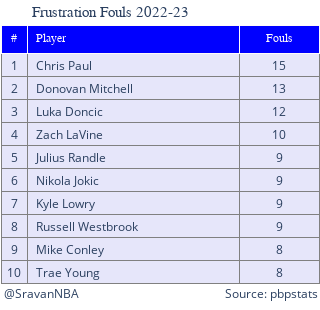

The cell this chart's notebook holds for it:
### Code cell
fig = plot_table(data_frust_plot,"Fouls",title="Frustration Fouls 2022-23",col_width=15)
fig.write_image(fig_DIR+f"frust_foul.png", scale=2)

### Figure 1 — Plotly figure (JSON) as saved in the notebook; plotly's stock layout.template omitted (floating-point values rounded to 4 significant figures)
{"data": [{"cells": {"align": ["center", "left", "center"], "fill": {"color": "lavender"}, "height": 23, "line": {"color": "grey"}, "values": [[1, 2, 3, 4, 5, 6, 7, 8, 9, 10], ["Chris Paul", "Donovan Mitchell", "Luka Doncic", "Zach LaVine", "Julius Randle", "Nikola Jokic", "Kyle Lowry", "Russell Westbrook", "Mike Conley", "Trae Young"], [15, 13, 12, 10, 9, 9, 9, 9, 8, 8]]}, "columnwidth": [5, 40, 15], "header": {"align": ["center", "left", "center"], "fill": {"color": "blue"}, "font": {"color": "snow", "family": "Arial Black, monospace", "size": 12}, "line": {"color": "snow"}, "values": ["#", "Player", "Fouls"]}, "type": "table"}], "layout": {"annotations": [{"showarrow": false, "text": "@SravanNBA", "x": 0, "xshift": 1, "y": 0, "yshift": 5}, {"showarrow": false, "text": "Source: pbpstats", "x": 1, "xshift": 1, "y": 0, "yshift": 5}], "height": 310, "margin": {"b": 1, "l": 1, "r": 1, "t": 25}, "title": {"font": {"family": "Arial Black, monospace", "size": 15}, "text": "Frustration Fouls 2022-23", "x": 0.1, "y": 0.98}, "width": 265}}
